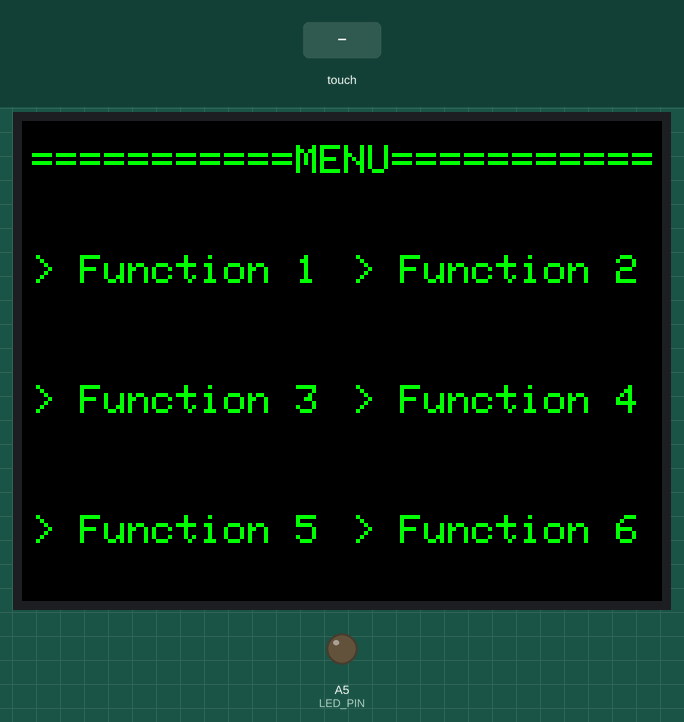
Bench run of a sketch on a simulated Arduino Leonardo, built with avr-gcc and run on an emulated ATmega32U4. On the bench: 320×240 colour display, output pins drawn as LEDs (lit = HIGH). The test bench sets the inputs (shaded band). USB keyboard and mouse output is not drawn.

Above: at 1.4 s.
1.5 s: touch panel pressed at 38 % / 10 % of its raw x / y range
At 2.8 s:
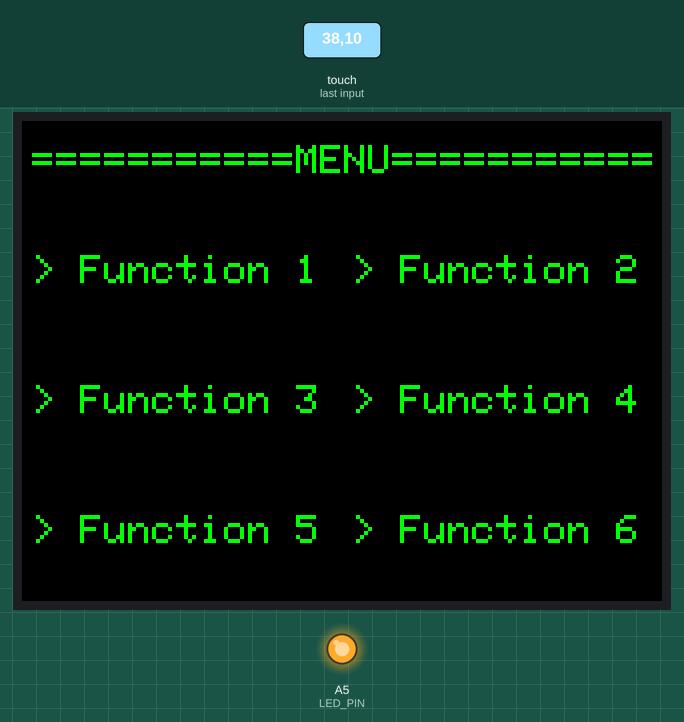
Timing chart, 0 to 4.5 s (numbered marks = the images above; inputs shaded):
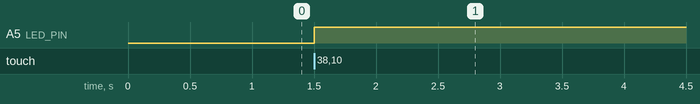

The sketch:

GE-Github.ino
```cpp
#include <SPFD5408_Adafruit_GFX.h>  // Core graphics library
#include <SPFD5408_Adafruit_TFTLCD.h> // Hardware-specific library
#include <SPFD5408_TouchScreen.h>
#include <Keyboard.h>
// Pin assignments for the TFT touch screen
#define YP  A1
#define XM  A2
#define YM  7
#define XP  6
// Calibrated values for the TFT touch screen
#define TS_MINX  178
#define TS_MINY  75
#define TS_MAXX  931
#define TS_MAXY  895
// Instantiate the ts object
TouchScreen ts = TouchScreen(XP, YP, XM, YM, 300);
#define LCD_RD  A0
#define LCD_WR  A1
#define LCD_CD  A2
#define LCD_CS  A3
#define LCD_RESET A4
// Instantiate the tft object
Adafruit_TFTLCD tft(LCD_CS, LCD_CD, LCD_WR, LCD_RD, LCD_RESET);
// Assign human-readable names to some common 16-bit color values:
#define BLACK  0x0000
#define BLUE  0x001F
#define RED   0xF800
#define GREEN  0x07E0
#define CYAN  0x07FF
#define MAGENTA 0xF81F
#define YELLOW 0xFFE0
#define WHITE  0xFFFF
#define BOXSIZE   40
#define PENRADIUS  3
#define MINPRESSURE 1
#define MAXPRESSURE 10000
#define LED_PIN   A5

void setup() {
  pinMode(LED_PIN, OUTPUT);
  digitalWrite(LED_PIN, LOW);
  Serial.begin(9600);
  tft.reset();
  tft.begin(0x9341);
  tft.setRotation(1);
  tft.setTextColor(GREEN);
  tft.setTextSize(2);
  tft.fillScreen(BLACK);

  tft.setCursor(5,12);
  tft.println("===========MENU===========");
  tft.setCursor(5, 67);
  tft.println("> Function 1");
  tft.setCursor(165, 67);
  tft.println("> Function 2");
  tft.setCursor(5, 132);
  tft.println("> Function 3");
  tft.setCursor(165, 132);
  tft.println("> Function 4");
  tft.setCursor(5, 197);
  tft.println("> Function 5");
  tft.setCursor(165, 197);
  tft.println("> Function 6");

  pinMode(2, INPUT);
  digitalWrite(2, HIGH);
  Keyboard.begin();
}

void loop() {
  int touch = 0;
  // Get the touch points
  TSPoint p = ts.getPoint();
  // Restore the mode
  pinMode(XM, OUTPUT);
  pinMode(YP, OUTPUT);
  if (p.z > MINPRESSURE && p.z < MAXPRESSURE) {
    p.x = map(p.x, TS_MINX, TS_MAXX, 0, tft.width());
    p.y = map(p.y, TS_MINY, TS_MAXY, 0, tft.height());
    // Touch area for box 1
    if (p.x > 195 && p.x < 285) {
      if (p.y > 0 && p.y < 160) {
        touch = 1;
      }
    }
    // Touch area for box 2
    if (p.x > 195 && p.x < 260) {
      if (p.y > 160 && p.y < 320) {
        touch = 2;
      }
    }
    // // Touch area for box 3
    if (p.x > 110 && p.x < 195) {
      if (p.y > 0 && p.y < 160) {
        touch = 3;
      }
    }
    // // Touch area for box 4
    if (p.x > 110 && p.x < 195) {
      if (p.y > 160 && p.y < 320) {
        touch = 4;
      }
    }
    // Touch area for box 5
    if (p.x > 25 && p.x < 110) {
      if (p.y > 0 && p.y < 160) {
        touch = 5;
      }
    }
    // Touch area for box 6
    if (p.x > 25 && p.x < 110) {
      if (p.y > 160 && p.y < 320) {
        touch = 6;
      }
    }
  }
    // Process the touch in box 1
  if (touch == 1) {
    digitalWrite(LED_PIN, HIGH);
    // Keyboard press something here
    delay(100);
    Keyboard.releaseAll();
    delay(100);
  }
  // Process the touch in box 2
  if (touch == 2) {
    digitalWrite(LED_PIN, HIGH);
    // Keyboard press something here
    delay(100);
    Keyboard.releaseAll();
    delay(100);
  }
  // Process the touch in box 3
  if (touch == 3) {
    digitalWrite(LED_PIN, HIGH);
    // Keyboard press something here
    delay(100);
    Keyboard.releaseAll();
    delay(100);
  }
  // Process the touch in box 4
  if (touch == 4) {
    digitalWrite(LED_PIN, HIGH);
    // Keyboard press something here
    delay(100);
    Keyboard.releaseAll();
    delay(100);
  }
  if (touch == 5) {
    digitalWrite(LED_PIN, HIGH);
    // Keyboard press something here
    delay(100);
    Keyboard.releaseAll();
    delay(100);
  }
  if (touch == 6) {
    digitalWrite(LED_PIN, HIGH);
    // Keyboard press something here
    delay(100);
    Keyboard.releaseAll();
    delay(100);
  }
}
```

Measured:
- after the input at 1.5 s, A5 (LED_PIN): LOW → HIGH at once
